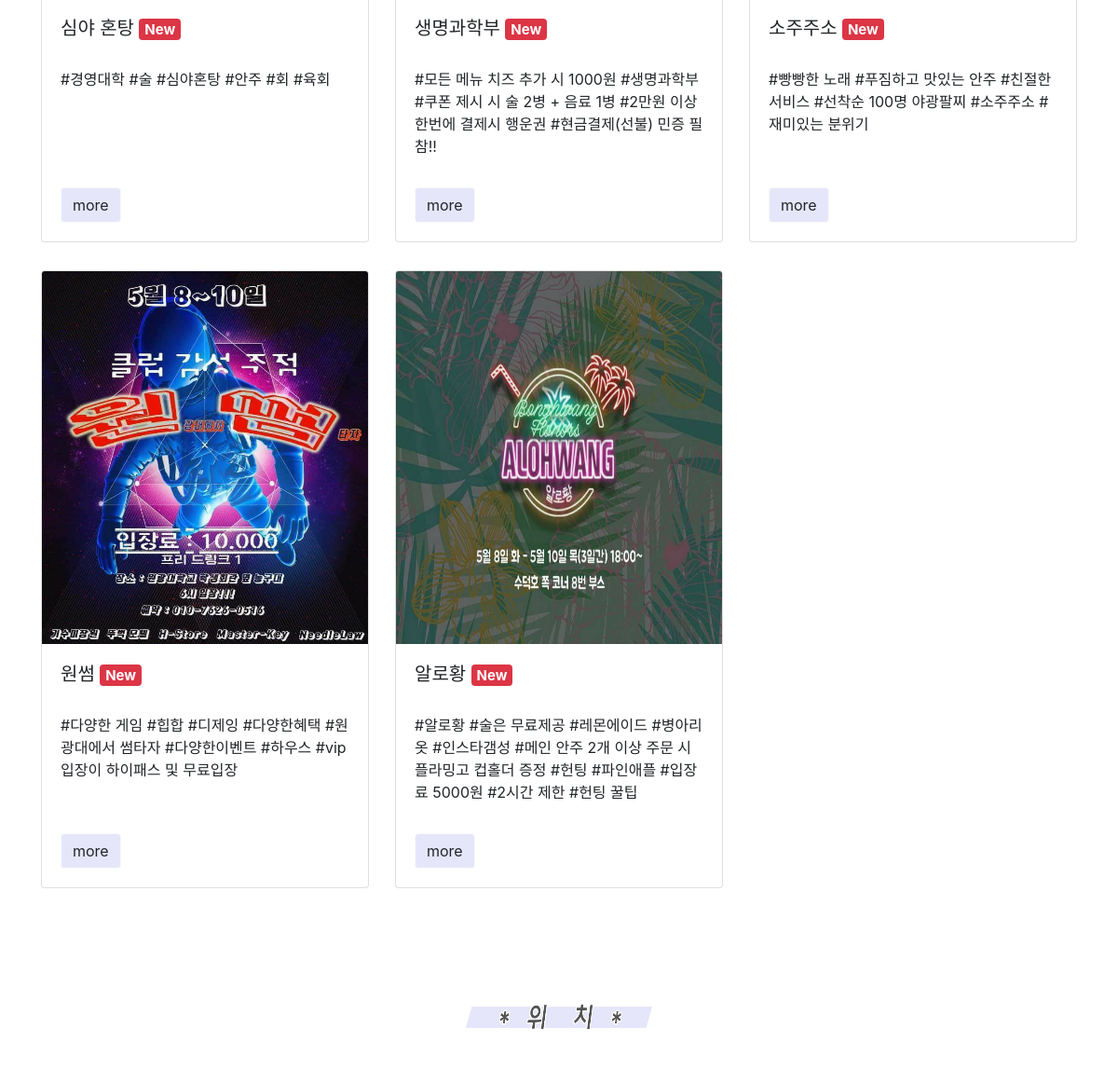
The app's page /home/main/ (middle part), older data.
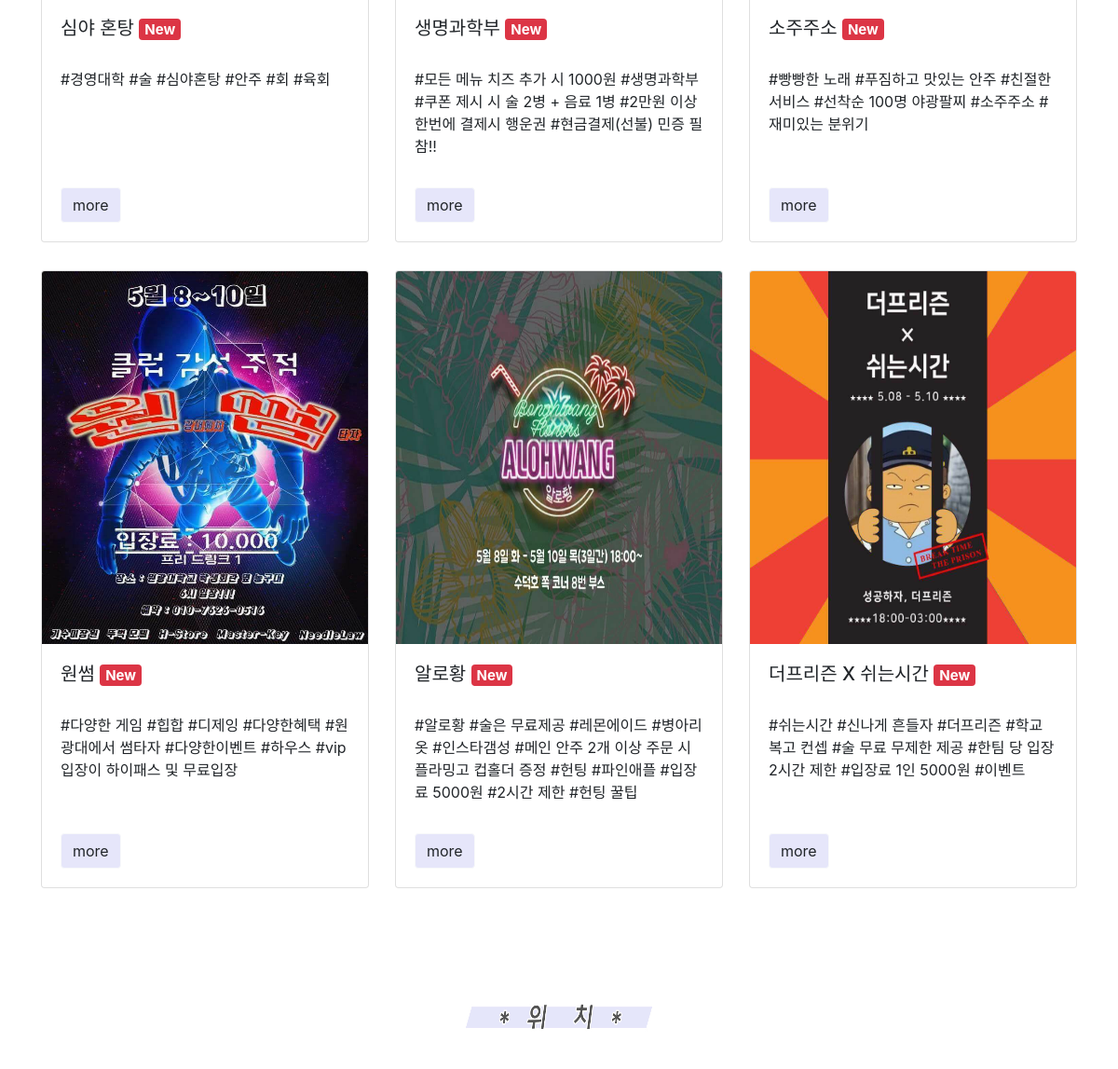
The same page, newer data.
### jujum/models.py (models this page shows, shortened)
class Jujum(models.Model):
    title = models.CharField(max_length=20)
    content = models.TextField(blank=True, null=True)
    menu = models.ImageField(null=True, blank=True, upload_to='home/%Y/%m/%d')
    image1 = models.ImageField(null=True, blank=True, upload_to='home/%Y/%m/%d')
    image2 = models.ImageField(null=True, blank=True, upload_to='home/%Y/%m/%d')
    image3 = models.ImageField(null=True, blank=True, upload_to='home/%Y/%m/%d')
    tags = TaggableManager()
    like_count = models.IntegerField(default=0)
    lat = models.DecimalField(max_digits=9, decimal_places=6, null=True)
    lng = models.DecimalField(max_digits=9, decimal_places=6, null=True)
    priority = models.IntegerField(default=0, null=True, blank=True)
    class Meta:
        ordering = ["priority"]

### home/views.py (the view)
# urls.py: path('main/', views.MainView.as_view(), name='main')
class MainView(generic.TemplateView):
    template_name = 'home/main.html'
    def get_context_data(self, **kwargs):
        context = super(MainView, self).get_context_data(**kwargs)
        context['nanjang_list'] = Nanjang.objects.all()
        context['jujum_list'] = Jujum.objects.all()
        return context

### home/templates/home/main.html (shortened to what this page needs)
{% extends 'home/base.html' %}
{% load staticfiles %}
{% block content %}
<div class="container main" id="main_section">
        {% include 'jujum/jujum_list.html' %}
        {% include 'home/map.html' %}
    </div>
{% endblock %}

### jujum/templates/jujum/jujum_list.html (shortened to what this page needs)
{% load staticfiles %}
<div class="row">
    {% for jujum in jujum_list %}
    <div class="list col-xs-12 col-md-6 col-lg-4 col-xl-4">
        <div class="card list_margin margin_bottom">
            {% if jujum.image1 %}
                <a href="{% url 'jujum:detail' jujum.pk %}"><img class="card-img-top jujum-card" src="{{ jujum.image1.url }}"></a>
            {% else %}
                <a href="{% url 'jujum:detail' jujum.pk %}"><img class="card-img-top jujum-card" src="/static/image/default.jpg"></a>
            {% endif %}
            <div class="card-body">
                <h5 class="card-title">
                    {{ jujum.title }}
                    <span class="badge badge-danger">New</span>
                </h5>
                <div class="tag_section">
                    {% for tag in jujum.tags.all %}
                        <li class="tag_display"> #{{ tag }} </li>
                    {% endfor %}
                </div>
                <br /><br />
                <a href="{% url 'jujum:detail' jujum.pk %}" class="btn btn-light more">more</a>
            </div>
        </div>
    </div>
    {% endfor %}
</div>

Row changes from the older to the newer data that the page shows:
added Jujum: image1 (picture), title "더프리즌 X 쉬는시간"
added Tag: name "쉬는시간", shown under "더프리즌 X 쉬는시간"
added Tag: name "신나게 흔들자", shown under "더프리즌 X 쉬는시간"
added Tag: name "더프리즌", shown under "더프리즌 X 쉬는시간"
added Tag: name "학교 복고 컨셉", shown under "더프리즌 X 쉬는시간"
added Tag: name "술 무료 무제한 제공", shown under "더프리즌 X 쉬는시간"
added Tag: name "한팀 당 입장 2시간 제한", shown under "더프리즌 X 쉬는시간"
added Tag: name "입장료 1인 5000원", shown under "더프리즌 X 쉬는시간"
added Tag: name "이벤트", shown under "더프리즌 X 쉬는시간"
